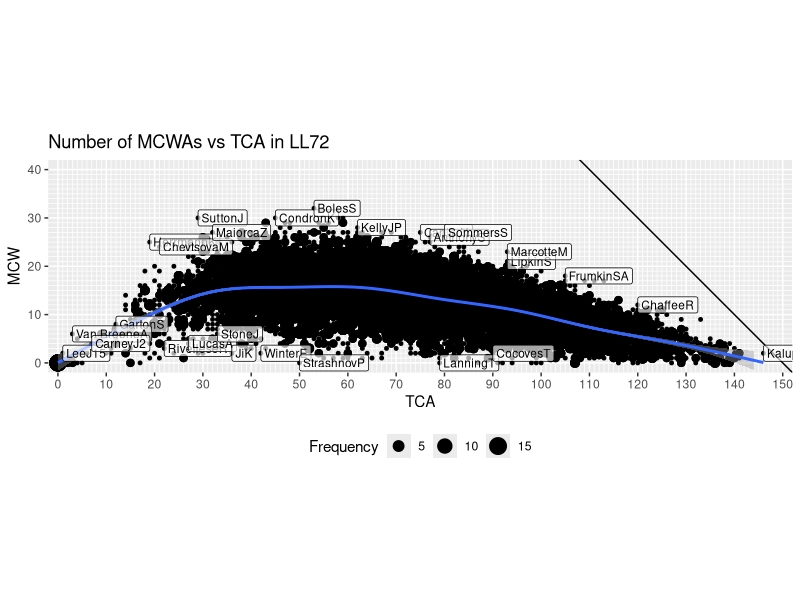
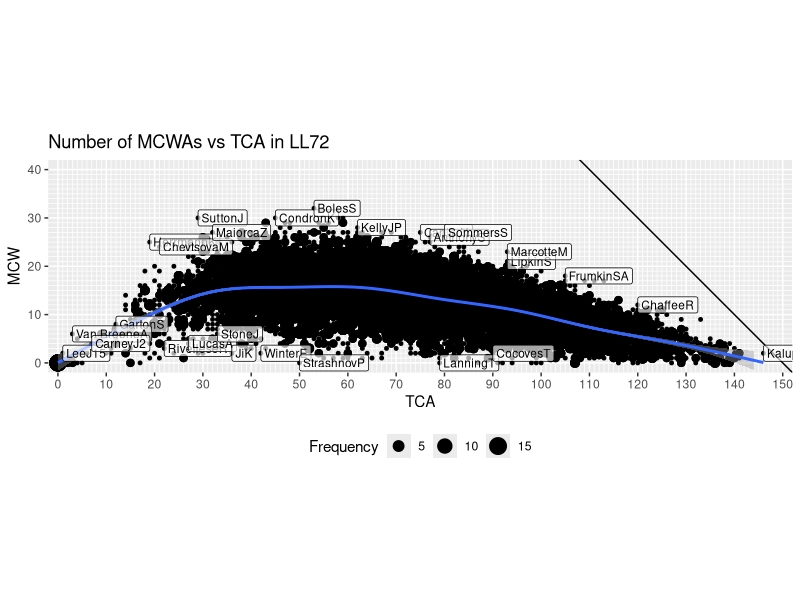

The R script that drew these images, in order:
library(ggplot2)
library(plyr)

neighbor_limit = 5

stats = read.csv('LL72_Leaguewide_MD25.csv')
sum = aggregate(Season ~ TCA + MCW, stats, length)
# This is pretty ugly, but does a decent job of highlighting interesting bits
# It just finds anyone who doesn't have close neighbors along the TCA axis (that is, people with a similar number of TCA who got the same number of MCWAs)
sum = adply(sum, 1, function(x) { sum(sum[sum$MCW==x$MCW & sum$TCA > x$TCA-neighbor_limit & sum$TCA < x$TCA+neighbor_limit,]$Season) })
colnames(sum) <- c("TCA", "MCW", "Frequency", "Neighbors")

stats = merge(stats, sum)

p = ggplot(stats, aes(x=TCA, y=MCW, size=Frequency)) +
    geom_point(shape=19) +
    geom_abline(intercept=25*6,slope=-1) +
    geom_smooth(show.legend=F) +
    geom_label(aes(label=Player), alpha=0.65, stats[stats$Frequency==1 & stats$Neighbors==1,], hjust=0, vjust=0.5, size=3) +
    scale_x_continuous(breaks=seq(0,150,10), minor_breaks = seq(0,150), limits=c(-2,152), expand=c(0,0)) +
    scale_y_continuous(breaks=seq(0,40,10), minor_breaks = seq(0,40), limits=c(-2,42), expand=c(0,0)) +
    coord_fixed() +
    labs(title="Number of MCWAs vs TCA in LL72") +
    theme(legend.position="bottom")

png('MCWvTCA.png', w=2560, h=900, type="cairo", res=96)
p
dev.off()
png('MCWvTCA_small.png', w=600, h=250, type="cairo",res=48)
p
dev.off()
